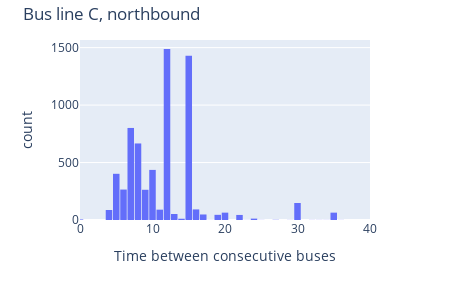

Notebook source saved alongside this figure:
### Markdown cell above
Let's examine a histogram of the distribution of inter-arrival times of these buses:

### Code cell
fig = px.histogram(bus_c_n, x='sched_inter', title="Bus line C, northbound",
                   width=450, height=300).update_layout(bargap=0.1)
fig.update_xaxes(range=[0, 40], title="Time between consecutive buses")
fig.update_layout(margin=dict(t=40))

### Figure 1 — Plotly figure (JSON) as saved in the notebook; plotly's stock layout.template omitted (floating-point values rounded to 4 significant figures; data arrays with more than 128 entries replaced by an {"elided": "..."} marker saying what was removed)
{"data": [{"bingroup": "x", "hovertemplate": "sched_inter=%{x}<br>count=%{y}<extra></extra>", "legendgroup": "", "marker": {"color": "#636efa", "pattern": {"shape": ""}}, "name": "", "orientation": "v", "showlegend": false, "x": {"elided": "6677 float values"}, "xaxis": "x", "yaxis": "y", "type": "histogram"}], "layout": {"xaxis": {"anchor": "y", "domain": [0.0, 1.0], "title": {"text": "Time between consecutive buses"}, "range": [0, 40]}, "yaxis": {"anchor": "x", "domain": [0.0, 1.0], "title": {"text": "count"}}, "legend": {"tracegroupgap": 0}, "title": {"text": "Bus line C, northbound"}, "barmode": "relative", "height": 300, "width": 450, "bargap": 0.1, "margin": {"t": 40}}}
